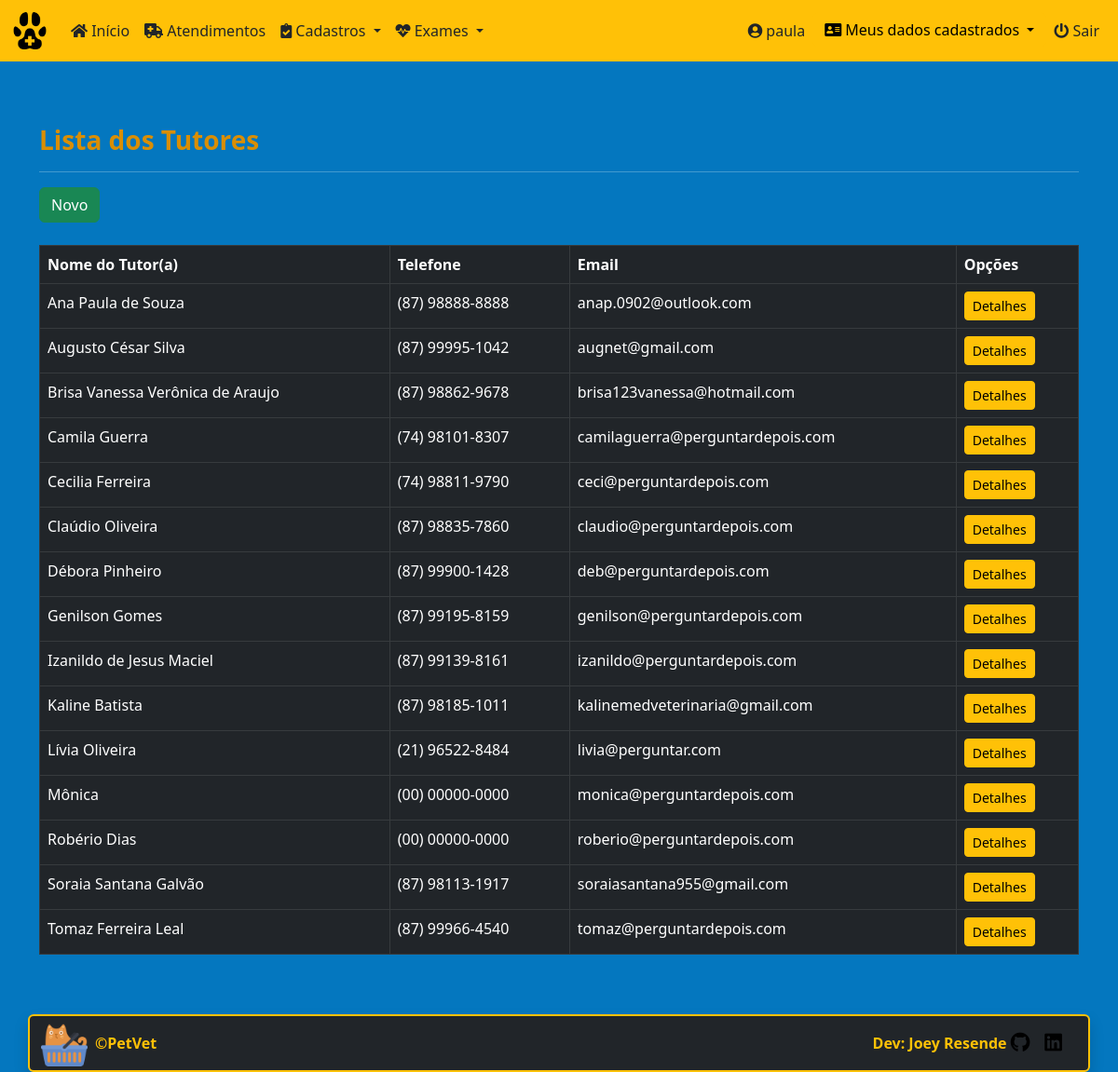
The app's page /petvet/tutors/ (signed in) with its own data.
### core/models.py (models this page shows, shortened)
class Tutor(models.Model):
    tutor_name = models.CharField(
        max_length=50, verbose_name='Nome do Tutor')
    cpf = models.CharField(max_length=14, null=True,
                           verbose_name='CPF')
    phone = models.CharField(max_length=15, null=True,
                             verbose_name='Telefone')
    email = models.EmailField(max_length=254, verbose_name='Email')
    cep = models.CharField(max_length=9, verbose_name='Cep')
    street = models.CharField(max_length=40, verbose_name='Rua')
    number = models.IntegerField(verbose_name='Numero')
    district = models.CharField(max_length=40, verbose_name='Bairro')
    city = models.CharField(
        max_length=40, default='Petrolina', verbose_name='Cidade')
    state = models.CharField(
        max_length=40, default='Pernambuco', verbose_name='Estado')
    class Meta:
        ordering = ['tutor_name']

### core/views.py (the view)
# urls.py: path('tutors/', TutorList.as_view(), name='tutors'),
class TutorList(LoginRequiredMixin, ListView):
    login_url = reverse_lazy('login')
    model = Tutor
    template_name = 'core/tutor_list.html'

### core/templates/core/tutor_list.html (shortened to what this page needs)
{% extends 'core/base_model.html' %}
{% load static %}
{% block content %}
<h3><strong>Lista dos Tutores</strong></h3>
<hr>
<a href="{% url 'tutor_new' %}" class="btn btn-success btn">Novo</a><br><br>
<div class="table-responsive">
  <table class="table table-bordered table-hover table-dark" id="tutor_table">
    <thead class="thead-dark">
      <tr>
        <th>Nome do Tutor(a)</th>
        <th>Telefone</th>
        <th>Email</th>
        <th>Opções</th>
      </tr>
    </thead>
    <tbody>
      {% for each in object_list %}
      <tr>
        <td>{{ each.tutor_name }}</td>
        <td>{{ each.phone }}</td>
        <td>{{ each.email }}</td>
        <td>
          <a href="{% url 'tutor_detail' each.pk %}" class="btn btn-warning btn-sm">Detalhes</a>
        </td>
      </tr>
      {% empty %}
      <tr>
        <td colspan="4">Nenhum Tutor cadastrado.</td>
      </tr>
      {% endfor %}
    </tbody>
  </table>
</div>
{% endblock %}

### core/templates/core/base_model.html (shortened to what this page needs)
{% load static %}
<!DOCTYPE html>
<html lang="pt-br" class="h-100">
<head>
  <link rel="stylesheet" href="{% static 'css/bootstrap.min.css/' %}" />
  <link rel="stylesheet" href="https://cdnjs.cloudflare.com/ajax/libs/font-awesome/5.11.2/css/all.css">
  <link rel="stylesheet" href="{% static 'css/styles.css/' %}" />
  <link rel="stylesheet" type="text/css" href="https://cdn.datatables.net/v/bs5/dt-1.11.5/datatables.min.css" />
</head>
<body class="d-flex flex-column h-100">
  <main role="main" class="flex-shrink-0  ">
    {% block menu %}
    <nav class="navbar navbar-expand-lg bg-warning" aria-label="Sixth navbar example">
      <div class="container-fluid">
        <a class="navbar-brand" href="{% url 'index' %}">
          <img src="{% static 'img/favicon.ico/' %}" height="40" alt="" />
        </a>
        <div class="collapse navbar-collapse" id="navbarsExample06">
          <ul class="navbar-nav me-auto mb-2 mb-xl-0">
            <li class="nav-item">
              <a class="nav-link text-dark" href="{% url 'index' %}">
                <i class="fa fa-home" aria-hidden="true"></i>
                Início
              </a>
            </li>
            <li class="nav-item">
              <a class="nav-link text-dark" href="{% url 'medical_cares' %}">
                <i class="fas fa-ambulance" aria-hidden="true"></i>
                Atendimentos
              </a>
            </li>
            <li class="nav-item dropdown">
              <a class="nav-link text-dark dropdown-toggle" href="#" data-bs-toggle="dropdown" aria-expanded="false">
                <i class="fas fa-clipboard-check" aria-hidden="true"></i>
                Cadastros
              </a>
            </li>
            <li class="nav-item dropdown">
              <a class="nav-link text-dark dropdown-toggle" href="#" data-bs-toggle="dropdown" aria-expanded="false">
                <i class="fas fa-heartbeat" aria-hidden="true"></i>
                Exames
              </a>
            </li>
          </ul>
          <div class="collapse navbar-collapse d-lg-flex justify-content-end">
            <ul class="navbar-nav bd-navbar-nav flex=row">
              {% if request.user.is_authenticated %}
              <li class="nav-item">
                <a class="nav-link text-dark" href="{% url 'meus_dados' %}">
                  <i class="fas fa-user-circle" aria-hidden="true"></i>
                  <span id="username">{{ request.user }}</span>
                </a>
              </li>
              <div class="dropdown">
                <button type="button" class="btn btn-warning dropdown-toggle" data-bs-toggle="dropdown" aria-expanded="false" data-bs-auto-close="outside">
                  <i class="fas fa-address-card" aria-hidden="true"></i>
                  Meus dados cadastrados
                </button>
              </div>
              <li class="nav-item">
                <a class="nav-link text-dark" href="{% url 'logout' %}">
                  <i class="fas fa-power-off" aria-hidden="true"></i>
                  Sair
                </a>
              </li>
              {% endif %}
            </ul>
          </div>
         </div>
      </div>
    </nav>
    {% endblock %}
    <div class="container py-5">
      {% block content %}
      {% endblock %}
    </div>
  </main>
{% block footer %}
<div class="container border border-warning border-2  rounded shadow bg-dark">
  <footer class="d-flex flex-wrap justify-content-between align-items-center py-1">
    <div class="col-md-4 d-flex align-items-center">
      <a href="{% url 'index' %}" class="mb-3 me-2 mb-md-0">
        <img src="{% static 'img/cat_yellow.png/' %}" width="50" height="50" alt="">
      </a>
      <span class="mb-3 mb-md-0 text-warning"><strong>&copy;PetVet</strong></span>
    </div>
    <ul class="nav col-md-4 justify-content-end list-unstyled d-flex">
      <li class="ms-3 text-warning"><strong>Dev: Joey Resende</strong>  <a href="https://github.com/Joey-Resende" target="_blank">
        <i class="fab fa-github fa-lg text-black" aria-hidden="true"></i>
      </a></li>
      <li class="ms-3"><a href="https://www.linkedin.com/in/givanildo-resende/" target="_blank">
        <i class="fab fa-linkedin fa-lg text-black" aria-hidden="true"></i>
      </a></li>
    </ul>
  </footer>
</div>
{% endblock %}
</body>
</html>

### static/css/styles.css (style rules this page uses)
:root { --preto: #000000; --branco-1: #ffffff; --branco-2: #E0E2DD; --azul-1: #0477BF; --azul-2: #0388A6; --azul-3: #003570; --amarelo-1: #F2CB05; --amarelo-2: #D98E04; }
body { background-color: var(--azul-1); color: var(--preto); padding-bottom: 20px; }
h3 { color: var(--amarelo-2); }
div { color: var(--branco-1); }
.navbar { background-color: var(--amarelo-1); color: var(--amarelo-2); margin-bottom: 20px; }

### records on screen
Tutor: tutor_name "Ana Paula de Souza", phone "(87) 98888-8888", email "anap.0902@outlook.com"
Tutor: tutor_name "Augusto César Silva", phone "(87) 99995-1042", email "augnet@gmail.com"
Tutor: tutor_name "Brisa Vanessa Verônica de Araujo", phone "(87) 98862-9678", email "brisa123vanessa@hotmail.com"
Tutor: tutor_name "Camila Guerra", phone "(74) 98101-8307", email "camilaguerra@perguntardepois.com"
Tutor: tutor_name "Cecilia Ferreira", phone "(74) 98811-9790", email "ceci@perguntardepois.com"
Tutor: tutor_name "Claúdio Oliveira", phone "(87) 98835-7860", email "claudio@perguntardepois.com"
Tutor: tutor_name "Débora Pinheiro", phone "(87) 99900-1428", email "deb@perguntardepois.com"
Tutor: tutor_name "Genilson Gomes", phone "(87) 99195-8159", email "genilson@perguntardepois.com"
Tutor: tutor_name "Izanildo de Jesus Maciel", phone "(87) 99139-8161", email "izanildo@perguntardepois.com"
Tutor: tutor_name "Kaline Batista", phone "(87) 98185-1011", email "kalinemedveterinaria@gmail.com"
Tutor: tutor_name "Lívia Oliveira", phone "(21) 96522-8484", email "livia@perguntar.com"
Tutor: tutor_name "Mônica", phone "(00) 00000-0000", email "monica@perguntardepois.com"
Tutor: tutor_name "Robério Dias", phone "(00) 00000-0000", email "roberio@perguntardepois.com"
Tutor: tutor_name "Soraia Santana Galvão", phone "(87) 98113-1917", email "soraiasantana955@gmail.com"
Tutor: tutor_name "Tomaz Ferreira Leal", phone "(87) 99966-4540", email "tomaz@perguntardepois.com"

### other values on screen
{{ request.user }} "paula"
